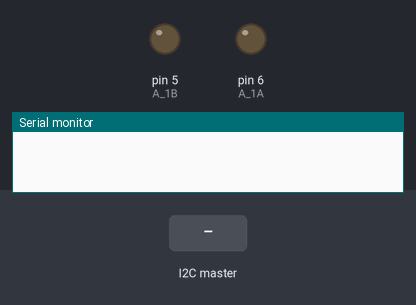
Bench run of a sketch on a simulated Arduino Uno, built with avr-gcc and run on an emulated ATmega328P. On the bench: output pins drawn as LEDs (lit = HIGH), the last lines printed to the serial monitor. The test bench sets the inputs (shaded band).

Above: at 1.2 s.
1.3 s: the I2C master sends "w"
At 1.54 s:
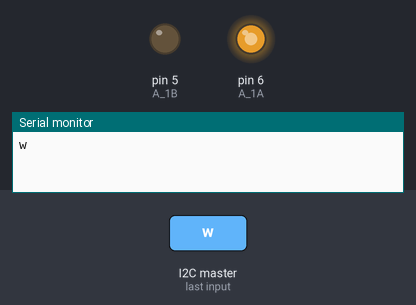
3.2 s: the I2C master sends "b"
At 3.6 s:
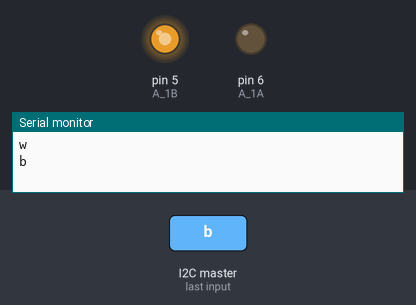
5.2 s: the I2C master sends "W"
At 6.4 s:
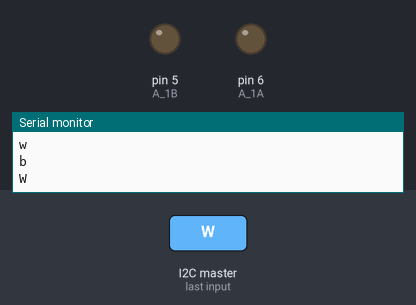
6.7 s: the I2C master sends "r"
At 7.1 s:
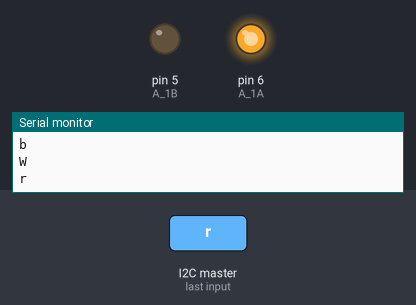
Timing chart, 0 to 9.2 s (numbered marks = the images above; inputs shaded):
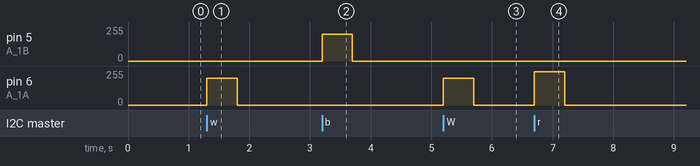

Measured:
- after the input at 1.3 s, pin 6 (A_1A): 0/255 → 200/255 at once, → 0/255 0.50 s later
- after the input at 3.2 s, pin 5 (A_1B): 0/255 → 200/255 at once, → 0/255 0.50 s later
- after the input at 5.2 s, pin 6 (A_1A): 0/255 → 200/255 at once, → 0/255 0.50 s later
- after the input at 6.7 s, pin 6 (A_1A): 0/255 → 250/255 at once, → 0/255 0.50 s later

The sketch:

motor.ino
```cpp
#include <Wire.h>

#define A_1A 6                               // 모터드라이브 A_1A 6번핀 설정
#define A_1B 5                               // 모터드라이브 A_1B 5번핀 설정

char x = 0;
unsigned long lastMotorMs = 0;
bool motorRunning = false;

void setup() {
  Wire.begin(0);                             // 슬레이브 0번 설정시 모터 R L 설정을 변경
  Wire.onReceive(receiveEvent);

  Serial.begin(9600);

  pinMode(A_1A, OUTPUT);                     // 출력 핀모드 A_1A
  pinMode(A_1B, OUTPUT);                     // 출력 핀모드 A_1B
}

void loop() {
  // 모터드라이버와 우노보드 연결시 PWM핀으로 설정, 0~255까지 원하는대로 모터 속도 조절이 가능
  unsigned long now = millis();

  if (x != 0) {
    if (x == 'w' || x == 'W') {
      analogWrite(A_1A, 200);
      analogWrite(A_1B, 0);                  // 전진
    } else if (x == 's' || x == 'S') {
      analogWrite(A_1A, 0);
      analogWrite(A_1B, 0);                  // 정지
    } else if (x == 'b' || x == 'B') {
      analogWrite(A_1A, 0);
      analogWrite(A_1B, 200);                // 후진
    } else if (x == 'r' || x == 'R') {
      analogWrite(A_1A, 250);
      analogWrite(A_1B, 0);                  // 우회전
    } else if (x == 'l' || x == 'L') {
      analogWrite(A_1A, 0);
      analogWrite(A_1B, 250);                // 좌회전
    } else if (x == 'y' || x == 'Y') {
      analogWrite(A_1A, 125);
      analogWrite(A_1B, 0);                  // 저속
    } else {
      analogWrite(A_1A, 0);
      analogWrite(A_1B, 0);                  // 정지
    }

    lastMotorMs = now;
    motorRunning = true;
    x = 0;
  }

  // delay(500) 대체
  if (motorRunning && now - lastMotorMs >= 500) {
    analogWrite(A_1A, 0);
    analogWrite(A_1B, 0);
    motorRunning = false;
  }
}

void receiveEvent(int bytes) {
  while (Wire.available()) {
    x = Wire.read();
  }
  Serial.println(x);
}
```
